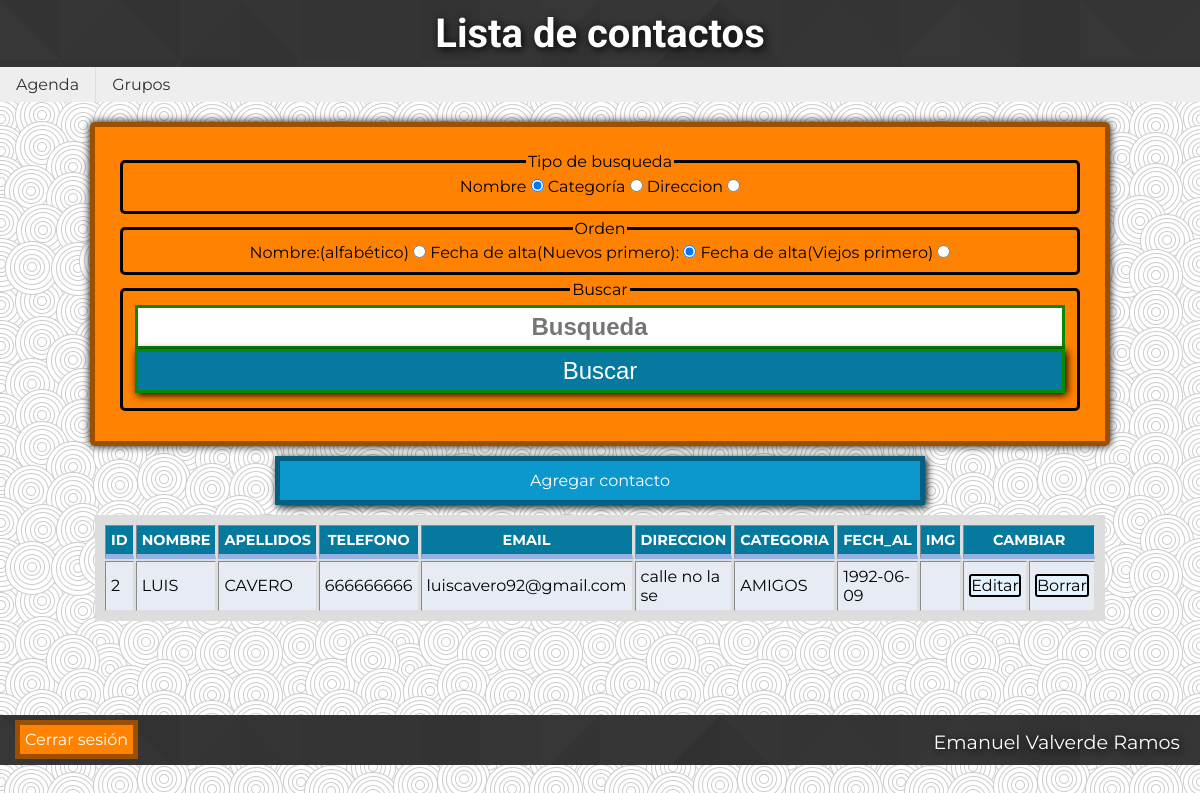
Page /html/examen2/alumno30/agenda.php (signed in) on the committed database.
### tables this page shows
CREATE TABLE contacto(
	id_con		int(11) not null auto_increment comment 'PK de contacto',
	nombre		varchar(50) not null comment 'Nombre del contacto',
	apellidos	varchar(100) not null comment 'Apellidos del contacto',
	telf		varchar(13) not null comment 'telefono del contacto',
	email		varchar(100) not null comment 'email del contacto',
	direccion 	varchar(255) not null comment 'direccion del contacto',
	fech_al		date not null comment 'fecha de alta del usuario',
	id_cat		int(11) not null comment 'FK de la categoría del usuario',
	id_usu 		int(11) not null comment 'El id del usuario al que el contacto está asociado',
	img			varchar(255) comment 'imagen del contacto',
	unique(email, id_usu),
	FOREIGN KEY(id_cat) references  categoria(id_cat) on update cascade,
	FOREIGN KEY(id_usu) references  usuario(id_usu) on update cascade,
	PRIMARY KEY(id_con)
);

CREATE TABLE categoria(
	id_cat		int(5) not null auto_increment COMMENT 'PK de categoria',
	nombre_cat	varchar(100) not null COMMENT 'Nombre de la categoria',
	PRIMARY KEY (id_cat)
);

### dwes/examen2/alumno30/includes/model/contactomodel.php (called while the page is built, shortened)
<?php
	class ContactoModel extends DBPDO
	{
	    public static function getAll($id_usu){
	    	$conn = self::getInstance()->getDatabase();
	    	$ssql = "SELECT id_con as id, contacto.nombre, contacto.apellidos, telf as telefono, contacto.email, direccion, nombre_cat as categoria, fech_al, img FROM contacto, categoria, usuario WHERE contacto.id_cat = categoria.id_cat AND contacto.id_usu = usuario.id_usu AND contacto.id_usu = :id_usu order by id";
	    	$prepare = $conn->prepare($ssql);
	    	$prepare->bindParam(':id_usu', $id_usu, PDO::PARAM_INT);
	    	$prepare->execute();
	    	return $prepare->fetchAll(PDO::FETCH_ASSOC);
	    }
	}
?>

### dwes/examen2/alumno30/includes/view/formulario/listado_aplicacion.php (the view)
<?php
	$claves = array_keys($contactos[0]);
?>
<table class="lista" border="1">
	<tr>
		<?php 	foreach ($claves as $indice => $valor) : ;	?>
				<th><?= $valor;?></th>
		<?php 	endforeach ?>
			<th colspan="2">Cambiar</th>
	</tr>
	<?php   foreach ($contactos as $indice => $valor) : ?>
	<tr>
		<?php foreach ($valor as $clave => $datos) : ?>
				<?php if($clave == 'img' && !empty($datos)): ?>
					<td><img src="<?= $datos; ?>" alt="img" style="width: 100%"></td>
				<?php else : ?>
					<td><?=$datos?></td>
				<?php endif; ?>
		<?php endforeach ?>
				<td><a href="<?='editar.php?id=' . $valor['id']?>">Editar</a></td>
				<td><a href="<?='borrar.php?id=' . $valor['id']?>">Borrar</a></td>
	</tr>
  <?php endforeach ?>
</table>

### html/examen2/alumno30/css/estilo.css (style rules this page uses)
* { margin:auto; }
html,body { background-image: url('../img/swirl_pattern.png'); font-family: "Montserrat", Arial, Helvetica, sans-serif; }
table { border: 3px solid #ddd; padding: 5px; border-collapse: separate; background-color: #ddd; margin-top: 10px; margin-bottom: 10px; width: 80%; margin:auto; }
td, th { padding: 5px; }
td a { text-align:center; display:block; color:black; border:2px black solid; border-radius:3px; text-decoration:none; background-color:#E3F2FD; transition:all 0.5s ease; }
td a:before { content:'>'; position: absolute; width: 0px; left:-10px; z-index:-5; transition: all 0.6s ease; }
th { background-color:#06799F; color:white; }
tr:nth-child(odd) { background-color: #FF8300; }
tr:nth-child(even) { background-color: #e6ebf4; }
th { border-bottom: 5px solid #97b2de; text-transform: uppercase; font-size: .9em; }

### rows in the picture
contacto: id_con "2", nombre "LUIS", apellidos "CAVERO", telf "666666666", email "luiscavero92@gmail.com", direccion "calle no la se", id_cat.nombre_cat "AMIGOS", fech_al "1992-06-09"

### other values in the picture
$titulo "Lista de contactos"
$nombre "Agenda"
$nombre "Grupos"
$valor "ID"
$valor "NOMBRE"
$valor "APELLIDOS"
$valor "TELEFONO"
$valor "EMAIL"
$valor "DIRECCION"
$valor "CATEGORIA"
$valor "FECH_AL"
$valor "IMG"
$nombre "Cerrar sesión"
